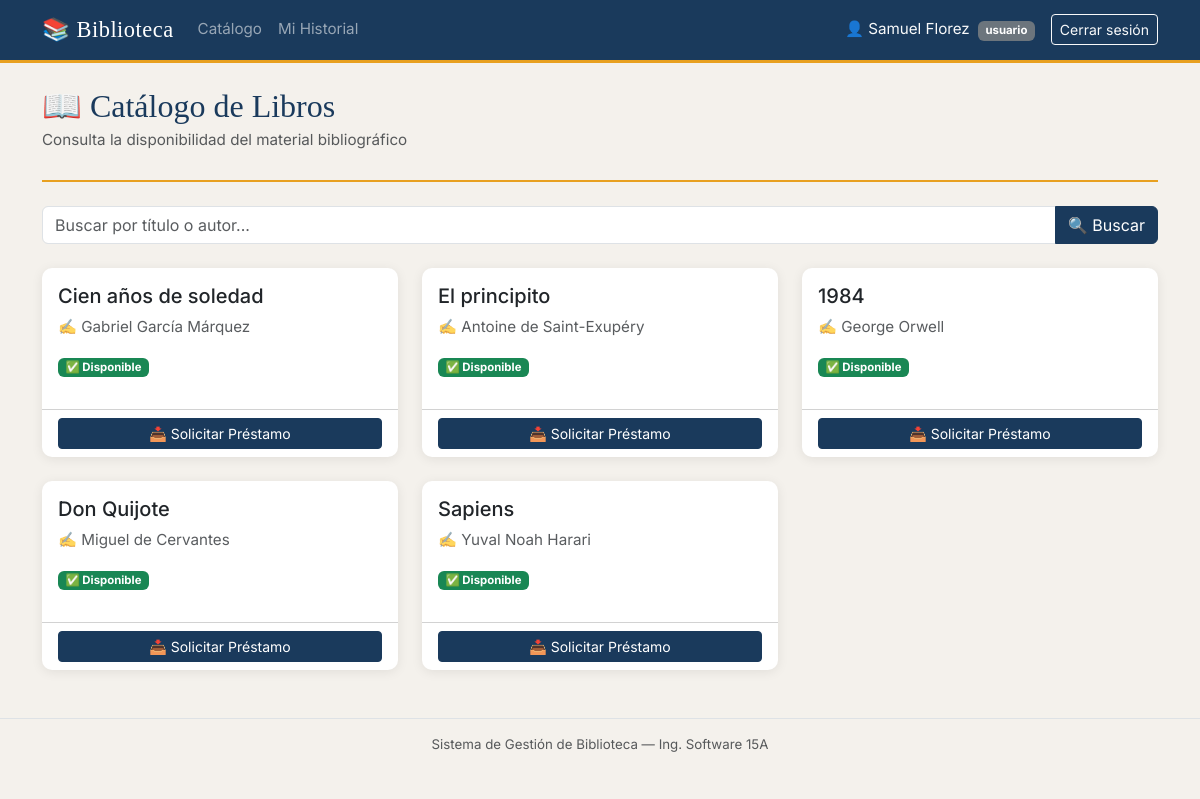
The page /catalogo (signed in) on the database its author committed.
### models.py (models this page shows, shortened)
class Libro(db.Model):
    __tablename__ = 'libros'
    id         = db.Column(db.Integer, primary_key=True)
    titulo     = db.Column(db.String(200), nullable=False)
    autor      = db.Column(db.String(150), nullable=False)
    disponible = db.Column(db.Boolean, default=True)
    prestamos  = db.relationship('Prestamo', backref='libro', lazy=True)

### app.py (the view)
@app.route('/catalogo')
def catalogo():
    if 'usuario_id' not in session:
        return redirect(url_for('login'))
    busqueda = request.args.get('q', '')
    if busqueda:
        libros = Libro.query.filter(
            (Libro.titulo.ilike(f'%{busqueda}%')) |
            (Libro.autor.ilike(f'%{busqueda}%'))
        ).all()
    else:
        libros = Libro.query.all()
    return render_template('catalogo.html', libros=libros, busqueda=busqueda)

### templates/catalogo.html (shortened to what this page needs)
{% extends 'base.html' %}
{% block content %}
<div class="page-header">
  <h2>📖 Catálogo de Libros</h2>
  <p class="text-muted">Consulta la disponibilidad del material bibliográfico</p>
</div>
<form method="GET" class="mb-4">
  <div class="input-group">
    <input type="text" name="q" class="form-control" placeholder="Buscar por título o autor..."
           value="{{ busqueda }}"/>
    <button class="btn btn-primary" type="submit">🔍 Buscar</button>
  </div>
</form>
{% if libros %}
<div class="row row-cols-1 row-cols-md-3 g-4">
  {% for libro in libros %}
  <div class="col">
    <div class="card libro-card h-100">
      <div class="card-body">
        <h5 class="card-title">{{ libro.titulo }}</h5>
        <p class="card-text text-muted">✍️ {{ libro.autor }}</p>
        <span class="badge {% if libro.disponible %}bg-success{% else %}bg-danger{% endif %} mb-3">
          {% if libro.disponible %}✅ Disponible{% else %}❌ Prestado{% endif %}
        </span>
      </div>
      <div class="card-footer bg-transparent">
        {% if libro.disponible %}
          <form method="POST" action="{{ url_for('nuevo_prestamo', libro_id=libro.id) }}">
            <button type="submit" class="btn btn-primary btn-sm w-100">
              📥 Solicitar Préstamo
            </button>
          </form>
        {% else %}
          <button class="btn btn-secondary btn-sm w-100" disabled>No disponible</button>
        {% endif %}
      </div>
    </div>
  </div>
  {% endfor %}
</div>
{% else %}
<div class="text-center py-5 text-muted">
  <p style="font-size:3rem">📭</p>
  <p>No se encontraron libros con "{{ busqueda }}"</p>
</div>
{% endif %}
{% endblock %}

### static/style.css (style rules this page uses)
:root { --primary: #1a3a5c; --accent: #e8a020; --bg: #f4f1ec; --card-bg: #ffffff; --text: #2c2c2c; --muted: #6c757d; }
body { background-color: var(--bg); color: var(--text); font-family: 'Inter', sans-serif; font-size: 0.95rem; }
h1, h2, h3, .navbar-brand { font-family: 'Playfair Display', serif; }
.page-header { margin-bottom: 1.5rem; padding-bottom: 0.75rem; border-bottom: 2px solid var(--accent); }
.page-header h2 { margin-bottom: 0.25rem; color: var(--primary); }
.card { border: none; border-radius: 10px; box-shadow: 0 2px 12px rgba(0,0,0,0.08); transition: transform 0.2s, box-shadow 0.2s; }
.btn-primary { background-color: var(--primary); border-color: var(--primary); }

### rows shown on the page
Libro: titulo "Cien años de soledad", autor "Gabriel García Márquez", disponible "✅ Disponible"
Libro: titulo "El principito", autor "Antoine de Saint-Exupéry", disponible "✅ Disponible"
Libro: titulo "1984", autor "George Orwell", disponible "✅ Disponible"
Libro: titulo "Don Quijote", autor "Miguel de Cervantes", disponible "✅ Disponible"
Libro: titulo "Sapiens", autor "Yuval Noah Harari", disponible "✅ Disponible"

### other values the page prints
{{ session.usuario_nombre }} "Samuel Florez"
{{ session.rol }} "usuario"
